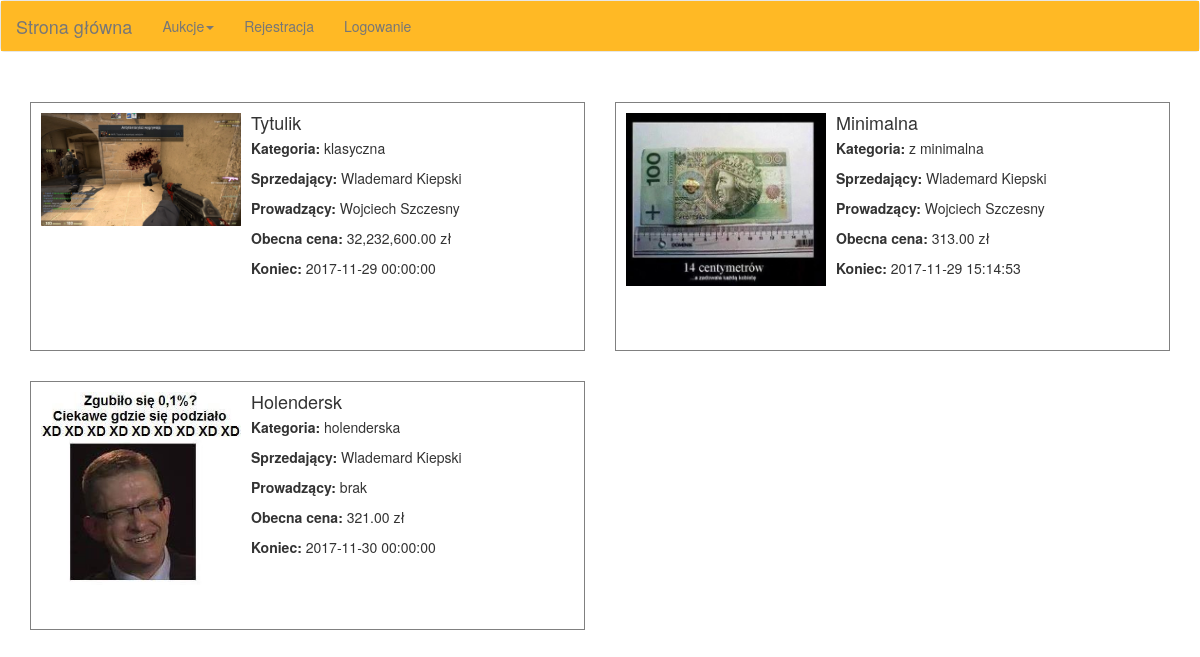
The page / on the database its author committed.
### tables this page shows
CREATE TABLE `aukcje` (
  `id` int(11) NOT NULL,
  `idKategorii` int(11) NOT NULL,
  `idUzytkownika` int(11) NOT NULL,
  `idProwadzacego` int(11) DEFAULT NULL,
  `tytul` tinytext NOT NULL,
  `opis` text NOT NULL,
  `koniec` datetime NOT NULL,
  `aktywna` tinyint(1) NOT NULL,
  `cena` float NOT NULL,
  `zdjecie` tinytext NOT NULL,
  `minimalna` float DEFAULT NULL,
  `spadek` float DEFAULT NULL
);

CREATE TABLE `kategorie` (
  `id` int(11) NOT NULL,
  `nazwa` tinytext NOT NULL
);

CREATE TABLE `uzytkownicy` (
  `id` int(11) NOT NULL,
  `imie` tinytext NOT NULL,
  `nazwisko` tinytext NOT NULL,
  `login` tinytext NOT NULL,
  `haslo` tinytext NOT NULL
);

### application/controllers/Aukcje.php (called while the page is built, shortened)
<?php
class Aukcje extends CI_Controller {
  public function __construct() {
    $this->load->model('aukcjeModel');
  }
  public function index($id=false) {
    $data['kategoria']=$this->aukcjeModel->wczytajKategorie($id);
    $data['tytul']='Aukcje';
    if($data['kategoria']) {
      if(count($data['kategoria'])>1) {
        $data['tytul']='Aukcje';
        $data['id']=false;
      }
      else {
        $data['tytul'].=' - '.ucfirst($data['kategoria'][0]['nazwa']);
        $data['id']=$data['kategoria'][0]['id'];
      }
    }
    else {
      $data['tytul']='Aukcje';
      $data['id']=false;
    }
    $data['aukcje']=$this->aukcjeModel->wczytajWszystkieAukcje($data['id']);
    $this->load->view('szablon/start',$data);
    $this->load->view('szablon/menu');
    $this->load->view('aukcje/index');
    $this->load->view('szablon/koniec');
  }
}

### index.php (called while the page is built, shortened)
<?php
require_once BASEPATH.'core/CodeIgniter.php';

### application/models/AukcjeModel.php (called while the page is built, shortened)
<?php
class AukcjeModel extends CI_Model {
  public function wczytajKategorie($id=false) {
    if($id) return $this->db->get_where('kategorie',array('id'=>$id))->result_array();
    else return $this->db->get('kategorie')->result_array();
  }
  public function wczytajWszystkieAukcje($id=false) {
    $this->db->order_by('koniec');
    if($id) return $this->db->get_where('aukcje',array('idKategorii'=>$id,'aktywna'=>true))->result_array();
    else return $this->db->get_where('aukcje',array('aktywna'=>true))->result_array();
  }
}

### application/views/aukcje/index.php (the view)
<div class="container">
    <div class="row">
        <?php
        if($aukcje) {
            foreach($aukcje as $a) {
                $kategoria=$this->db->get_where('kategorie',array('id'=>$a['idKategorii']))->row_array();
                $uzytkownik=$this->db->get_where('uzytkownicy',array('id'=>$a['idUzytkownika']))->row_array();
                if($a['zdjecie']) $zdjecie=base_url($a['zdjecie']);
                else $zdjecie=base_url('zdjecia/brak.png');
                ?>
                <div class="col-12 col-md-6">
                    <div class="media">
                        <div class="media-left">
                            <img class="media-object" src="<?=$zdjecie?>" alt="zdjecie">
                        </div>
                        <div class="media-body">
                            <h4 class="media-heading"><?=$a['tytul']?></h4>
                            <p><b>Kategoria:</b> <?=$kategoria['nazwa']?></p>
                            <p><b>Sprzedający:</b> <?=$uzytkownik['imie'].' '.$uzytkownik['nazwisko']?></p>
                            <p><b>Prowadzący:</b> <?php if($a['idProwadzacego']) {
                                    $prowadzacy=$this->db->get_where('uzytkownicy',array('id'=>$a['idProwadzacego']))->row_array();
                                    echo $prowadzacy['imie'].' '.$prowadzacy['nazwisko'];
                                } else echo 'brak'; ?></p>
                            <p><b>Obecna cena:</b> <?=number_format($a['cena'],2).' zł'?></p>
                            <p><b>Koniec:</b> <?=$a['koniec']?></p>
                            <p class="text-right"><?=anchor('aukcje/szczegoly/'.$a['id'],'Szczegóły',array('class'=>'btn btn-default'))?></p>
                        </div>
                    </div>
                </div>
                <?php
            }
        }
        else {
            ?>
            <p>Brak danych do wyświetlenia.</p>
            <?php
        }
        ?>
    </div>
</div>

### application/views/szablon/start.php (shortened to what this page needs)
<html>
<head>
  <link rel="stylesheet" href="<?=base_url('css/bootstrap.min.css')?>">
  <link rel="stylesheet" href="<?=base_url('css/style.css')?>">
</head>
<body>

### application/views/szablon/menu.php (shortened to what this page needs)
<nav class="navbar navbar-default">
  <div class="container-fluid">
    <div class="navbar-header">
      <a class="navbar-brand" href="<?=site_url()?>">Strona główna</a>
    </div>
    <div class="collapse navbar-collapse" id="bs-example-navbar-collapse-1">
      <ul class="nav navbar-nav">
        <li class="dropdown">
          <a class="dropdown-toggle" data-toggle="dropdown" href="#">Aukcje<span class="caret"></span></a>
        </li>
        <?php
        if($this->session->userdata('zalogowany')) {
          $powiadomienia=$this->db->get_where('powiadomienia',array('idUzytkownika'=>$this->session->userdata('id')))->result_array();
          ?>
          <li><?=anchor('profil','<i class="glyphicon glyphicon-user"></i> '.$this->session->userdata('imie'))?></li>
          <li class="dropdown">
            <a class="dropdown-toggle" data-toggle="dropdown" href="#">
              Powiadomienia
              <sup><span class="label label-default"><?=count($powiadomienia)?></span></sup>
              <span class="caret"></span>
            </a>
            <ul class="dropdown-menu">
              <?php foreach($powiadomienia as $a) {
                ?>
                <li>
                  <?=anchor('profil/powiadomienie/'.$a['id'],'Zmiana statusu aukcji - zobacz')?>
                </li>
                <?php
              } ?>
            </ul>
          </li>
          <?php
        }
        else {
          ?>
          <li><?=anchor('rejestracja','Rejestracja')?></li>
          <li><?=anchor('logowanie','Logowanie')?></li>
          <?php
        }
        ?>
      </ul>
    </div>
  </div>
</nav>

### application/views/szablon/koniec.php (shortened to what this page needs)
</body>
</html>

### css/style.css (style rules this page uses)
.navbar .container-fluid { background: #ffb925; transition: 0.5s; }
.nav.navbar-nav li a { transition: 0.25s; }
.media:first-child { padding: 10px; margin-top: 30px; border: 1px solid grey; transition: 0.5s; }
.media img { max-width: 200px; }

### rows shown on the page
aukcje: zdjecie (picture), tytul "Tytulik", idKategorii.nazwa "klasyczna", idUzytkownika.imie "Wlademard", idUzytkownika.nazwisko "Kiepski", idProwadzacego.imie "Wojciech", idProwadzacego.nazwisko "Szczesny", cena "32,232,600.00", koniec "2017-11-29 00:00:00"
aukcje: zdjecie (picture), tytul "Minimalna", idKategorii.nazwa "z minimalna", idUzytkownika.imie "Wlademard", idUzytkownika.nazwisko "Kiepski", idProwadzacego.imie "Wojciech", idProwadzacego.nazwisko "Szczesny", cena "313.00", koniec "2017-11-29 15:14:53"
aukcje: zdjecie (picture), tytul "Holendersk", idKategorii.nazwa "holenderska", idUzytkownika.imie "Wlademard", idUzytkownika.nazwisko "Kiepski", shows "brak", cena "321.00", koniec "2017-11-30 00:00:00"

### other values the page prints
anchor('rejestracja','Rejestracja') "Rejestracja"
anchor('logowanie','Logowanie') "Logowanie"
